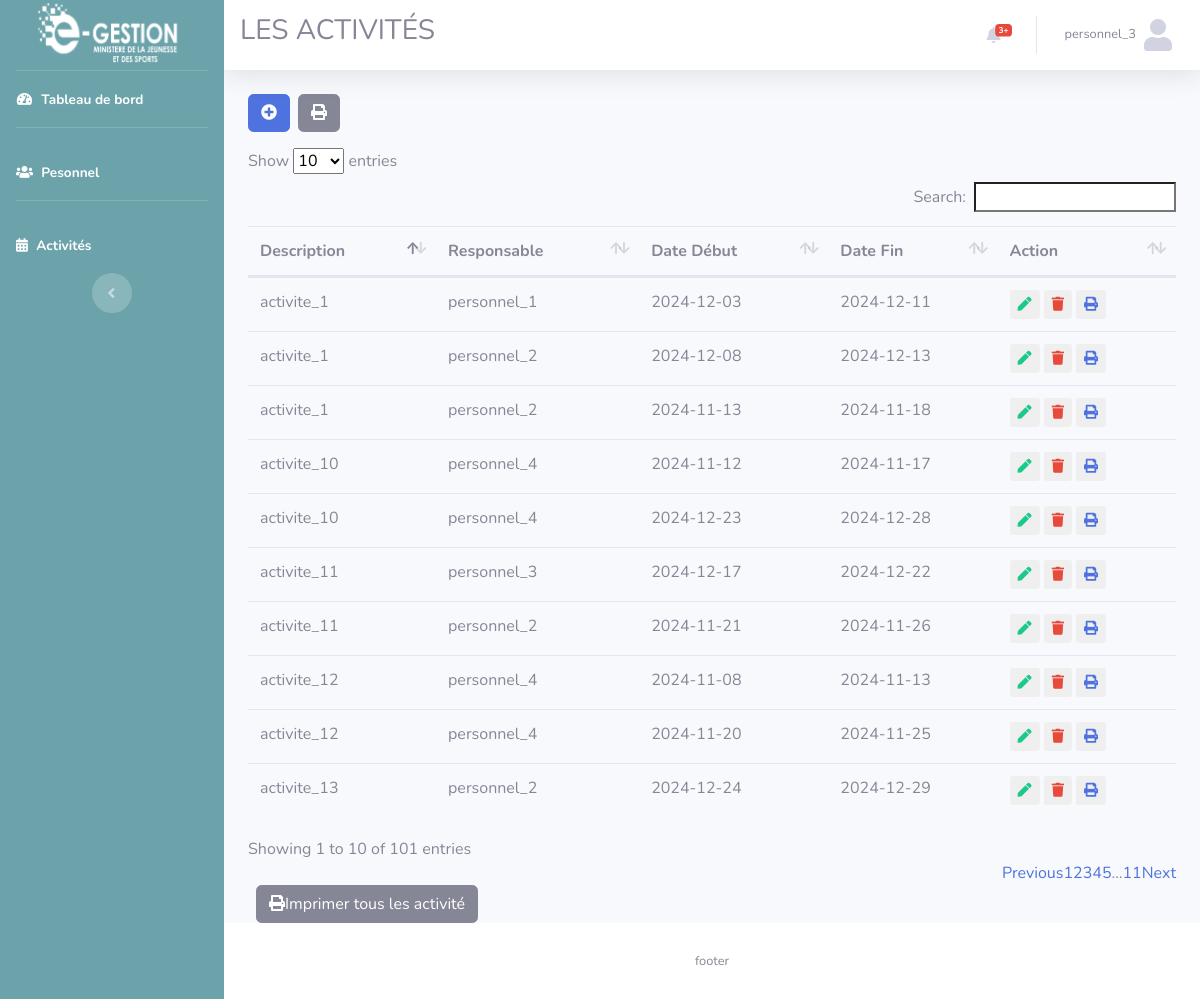
The app's page /vue/activite.php (signed in) with its own data.
### tables this page shows
CREATE TABLE `personnel` (
  `id_p` int(11) NOT NULL,
  `nom_p` varchar(255) NOT NULL,
  `id_login` int(11) DEFAULT NULL,
  `service` int(11) NOT NULL,
  `mail` varchar(255) NOT NULL
);

CREATE TABLE `activite` (
  `id_a` int(11) NOT NULL,
  `description` varchar(255) NOT NULL,
  `id_resp` int(11) NOT NULL,
  `date_d` date NOT NULL,
  `date_f` date NOT NULL,
  `expired` tinyint(1) NOT NULL DEFAULT 0
);

### model/fonction.php (called while the page is built, shortened)
<?php
function get_activite($id = null){
    if (!empty($id)) {
        $sql = "SELECT activite.id_a,activite.description,activite.date_d, activite.date_f,personnel.nom_p FROM activite INNER JOIN personnel ON personnel.id_p = activite.id_resp WHERE id_a=?";
        $req = $GLOBALS['connexion']->prepare($sql);
        $req->execute(array($id));
        return $req->fetch(PDO::FETCH_ASSOC);
      } else {
          $sql = "SELECT activite.id_a,activite.description,activite.date_d, activite.date_f,personnel.nom_p FROM activite INNER JOIN personnel ON personnel.id_p = activite.id_resp";
          $req = $GLOBALS['connexion']->prepare($sql);
          $req->execute();
          return $req->fetchAll();
    }
}
function get_utilisateur($id=null){
    if (!empty($id)) {
          $sql = "SELECT id_l, nom_utilisateur, password, personnel.mail FROM login  INNER JOIN personnel ON personnel.id_login = login.id_l WHERE id_l = ?";
          $req = $GLOBALS['connexion']->prepare($sql);
          $req->execute(array($id));
          return $req->fetch(PDO::FETCH_ASSOC);
      }
}

### vue/activite.php (the view, shortened to what this page needs)
<?php
$title_head ='LES ACTIVITÉS';
include_once 'header.php';
$activite = get_activite();
?>
<div class="d-flex align-items-center w-45 my-3 ">
      <button type="button" class="btn btn-primary" data-toggle="modal" data-target="#myModal">
            <i class="fas fa-plus-circle"></i>
      </button>
      <a href="imprime_activite.php" class="btn btn-secondary mx-2">
            <i class="fas fa-print"></i>
        </a>
</div>
<table class="table table-hover" id="table-activite">
    <thead>
      <tr>
            <th>Description</th>
            <th>Responsable</th>
            <th>Date Début</th>
            <th>Date Fin</th>
            <th>Action</th>
      </tr>
    </thead>
        <tbody>
    <?php
    if (!empty($activite) && is_array($activite)):
        foreach ($activite as $key => $value):
    ?>
          <tr>
                <td><?= $value['description'] ?></td>
                <td><?= $value['nom_p'] ?></td>
                <td><?= $value['date_d'] ?></td>
                <td><?= $value['date_f'] ?></td>
                <td>
                        <button type="button" class="btn-sm btn-outline-success border-0" data-toggle="modal" data-target="#<?= $modalId ?>">
                              <i class="fas fa-pen"></i>
                        </button>
                        <button type="button" class="btn-sm btn-outline-danger border-0" data-toggle="modal" data-target="#<?= $supprId ?>">
                              <i class="fas fa-trash"></i>
                        </button>
                        <button type="button" class="btn-sm btn-outline-primary border-0" data-toggle="modal" data-target="#<?= $printId ?>">
                              <i class="fas fa-print"></i>
                        </button>
                 </td>
          </tr>
          <?php
          endforeach;
        endif;
          ?>
        </tbody>
</table>
<div class="float-rigth">
    <a href="../model/imprime_activite.php?all=true" class="btn btn-secondary mx-2">
            <i class="fas fa-print"></i>Imprimer tous les activité
        </a>
</div>
<?php
include_once 'footer.php'
?>

### vue/header.php (shortened to what this page needs)
<?php
include_once '../model/fonction.php';
$user = get_utilisateur($_SESSION['utilisateur']);
?>
<!DOCTYPE html>
<html lang="fr">
<head>
    <link href="../public/vendor/fontawesome-free/css/all.min.css" rel="stylesheet" type="text/css">
    <link href="../public/css/sb-admin-2.min.css" rel="stylesheet">
     <link href="../public/vendor/datatables/dataTables.bootstrap4.css" rel="stylesheet">
     <link href="../public/vendor/datatables/dataTables.bootstrap4.min.css" rel="stylesheet">
</head>
<body id="page-top">
    <div id="wrapper">
        <ul class="navbar-nav sidebar sidebar-dark accordion" id="accordionSidebar" style="background-color: #6ca3aa;">
            <a class="sidebar-brand d-flex align-items-center justify-content-center" href="index.php">
                <img src="../public/images/Logo.png" alt="logo E-Gestion" style="width: 150px;">
            </a>
            <hr class="sidebar-divider my-0">
            <li class="nav-item active">
                <a class="nav-link" href="index.php">
                    <i class="fas fa-fw fa-tachometer-alt"></i>
                    <span>Tableau de bord</span></a>
            </li>
            <hr class="sidebar-divider">
            <li class="nav-item active">
                <a class="nav-link" href="personnel.php">
                    <i class="fas fa-users"></i>
                    <span>Pesonnel</span></a>
            </li>
            <hr class="sidebar-divider">
            <li class="nav-item active">
                <a class="nav-link" href="activite.php?act=EC">
                    <i class="fas fa-calendar-alt"></i>
                    <span>Activités</span></a>
            </li>
            <div class="text-center d-none d-md-inline">
                <button class="rounded-circle border-0" id="sidebarToggle">
                </button>
            </div>
        </ul>
        <div id="content-wrapper" class="d-flex flex-column">
            <div id="content">
                <nav class="navbar navbar-expand navbar-light bg-white topbar mb-4 static-top shadow">
                    <h3 class="text-center">
                        <?=$title_head?>
                    </h3>
                    <ul class="navbar-nav ml-auto">
                        <li class="nav-item dropdown no-arrow mx-1">
                            <a class="nav-link dropdown-toggle" href="#" id="alertsDropdown" role="button"
                                data-toggle="dropdown" aria-haspopup="true" aria-expanded="false">
                                <i class="fas fa-bell fa-fw"></i>
                                <span class="badge badge-danger badge-counter">3+</span>
                            </a>
                        </li>
                        <li class="nav-item dropdown no-arrow">
                            <a class="nav-link dropdown-toggle" href="#" id="userDropdown" role="button"
                                data-toggle="dropdown" aria-haspopup="true" aria-expanded="false">
                                <span class="mr-2 d-none d-lg-inline text-gray-600 small"><?=$user['nom_utilisateur']?></span>
                                <i class="fas fa-user fa-2x"></i>
                            </a>
                        </li>
                    </ul>
                </nav>
                <div class="container-fluid">

### records on screen
personnel: id_login.nom_utilisateur "personnel_3"
activite: description "activite_1", id_resp.nom_p "personnel_1", date_d "2024-12-03", date_f "2024-12-11"
activite: description "activite_1", id_resp.nom_p "personnel_2", date_d "2024-12-08", date_f "2024-12-13"
activite: description "activite_10", id_resp.nom_p "personnel_4", date_d "2024-11-12", date_f "2024-11-17"
activite: description "activite_11", id_resp.nom_p "personnel_3", date_d "2024-12-17", date_f "2024-12-22"
activite: description "activite_12", id_resp.nom_p "personnel_4", date_d "2024-11-08", date_f "2024-11-13"
activite: description "activite_13", id_resp.nom_p "personnel_2", date_d "2024-12-24", date_f "2024-12-29"
activite: description "activite_1", id_resp.nom_p "personnel_2", date_d "2024-11-13", date_f "2024-11-18"
activite: description "activite_10", id_resp.nom_p "personnel_4", date_d "2024-12-23", date_f "2024-12-28"
activite: description "activite_11", id_resp.nom_p "personnel_2", date_d "2024-11-21", date_f "2024-11-26"
activite: description "activite_12", id_resp.nom_p "personnel_4", date_d "2024-11-20", date_f "2024-11-25"

### other values on screen
$title_head "LES ACTIVITÉS"
